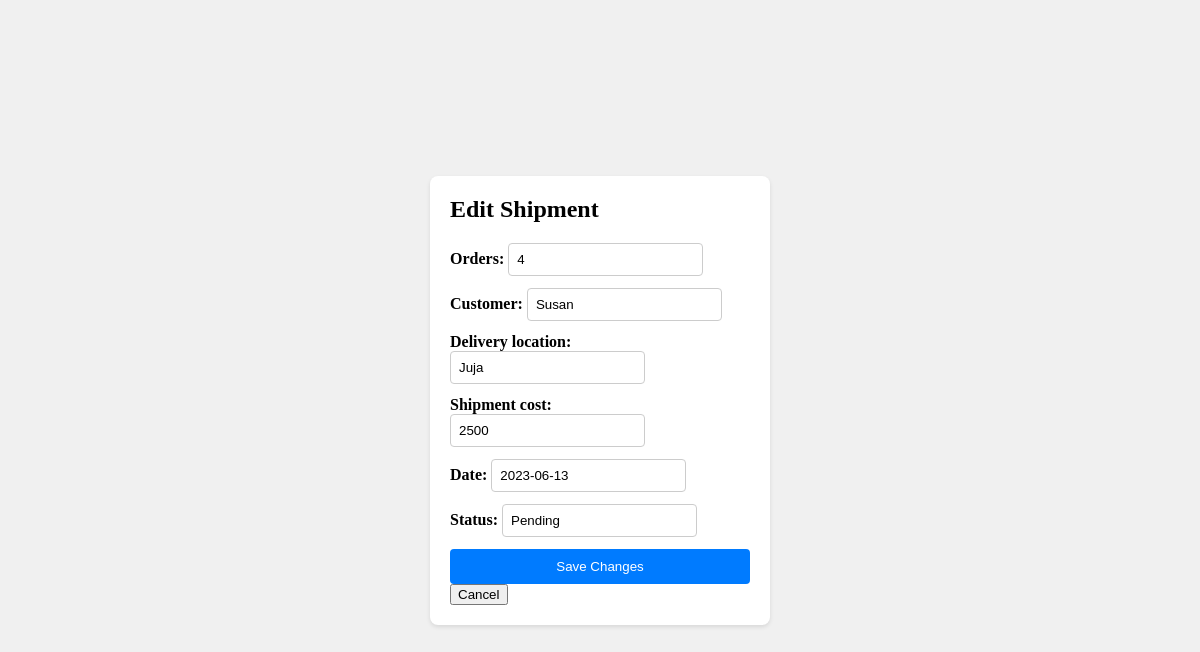
The page /shipping/shipments/edit/1/ on the database its author committed.
### shipping/models.py (models this page shows, shortened)
class Shipment(models.Model):
    orders = models.IntegerField()
    customer = models.CharField(max_length=255)
    delivery_location = models.CharField(max_length=255)
    shipment_cost = models.IntegerField()
    date = models.DateField()
    status = models.CharField(max_length=255)

### shipping/views.py (the view)
# urls.py: path('shipments/edit/<int:id>/',views.edit_shipment, name='edit_shipment_view'),
def edit_shipment(request, id):
    shipment = Shipment.objects.get(id=id)
    if request.method == "POST":
        form = ShipmentForm(request.POST, instance=shipment)
        if form.is_valid():
            form.save()
        return redirect('shipment_detail_view', id=id)
    else:
        form = ShipmentForm(instance=shipment)
    return render(request, "shipping/edit_shipment.html", {"form": form})

### shipping/forms.py
class ShipmentForm(forms.ModelForm):
    class Meta:
        model = Shipment
        fields = '__all__'

### templates/shipping/edit_shipment.html (shortened to what this page needs)
{% load static %}
<!DOCTYPE html>
<html lang="en">
<head>
    <link rel="stylesheet" href="{% static 'shipping/edit_shipment.css' %}">
</head>
<body>
    <div class="card">
        <h3>Edit Shipment</h3>
        <form method="post">
            {{ form.as_p }}
            <button type="submit">Save Changes</button>
        </form>
            <button>Cancel</button>
    </div>
</body>
</html>

### inventory/static/shipping/edit_shipment.css (style rules this page uses)
body, h1, h2, h3, h4, h5, h6, p { margin: 0; padding: 0; }
body { display: flex; justify-content: center; align-items: center; min-height: 100vh; background-color: #f0f0f0; }
.card { background-color: #fff; box-shadow: 0 2px 4px rgba(0, 0, 0, 0.1); border-radius: 8px; padding: 20px; width: 300px; }
h3 { font-size: 24px; margin-bottom: 20px; }
form { display: flex; flex-direction: column; }
form label { margin-bottom: 8px; font-weight: bold; }
form input[type="text"], form input[type="number"] { padding: 8px; border: 1px solid #ccc; border-radius: 4px; margin-bottom: 12px; }
form button[type="submit"] { background-color: #007bff; color: #fff; padding: 10px 20px; border: none; border-radius: 4px; cursor: pointer; }

### rows shown on the page
Shipment: orders "4", customer "Susan", delivery_location "Juja", shipment_cost "2500", date "2023-06-13", status "Pending"
